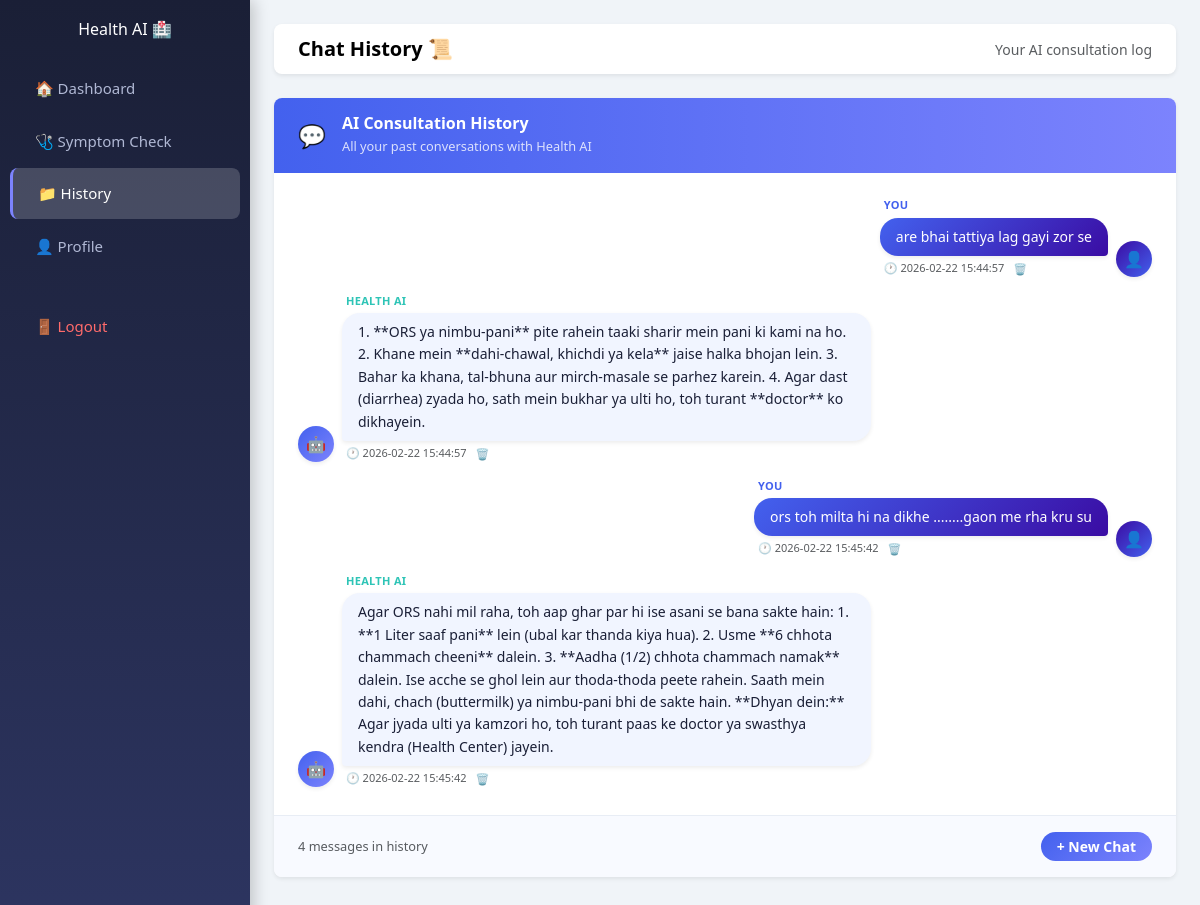
/history (signed in), run on an earlier commit of the app's database.
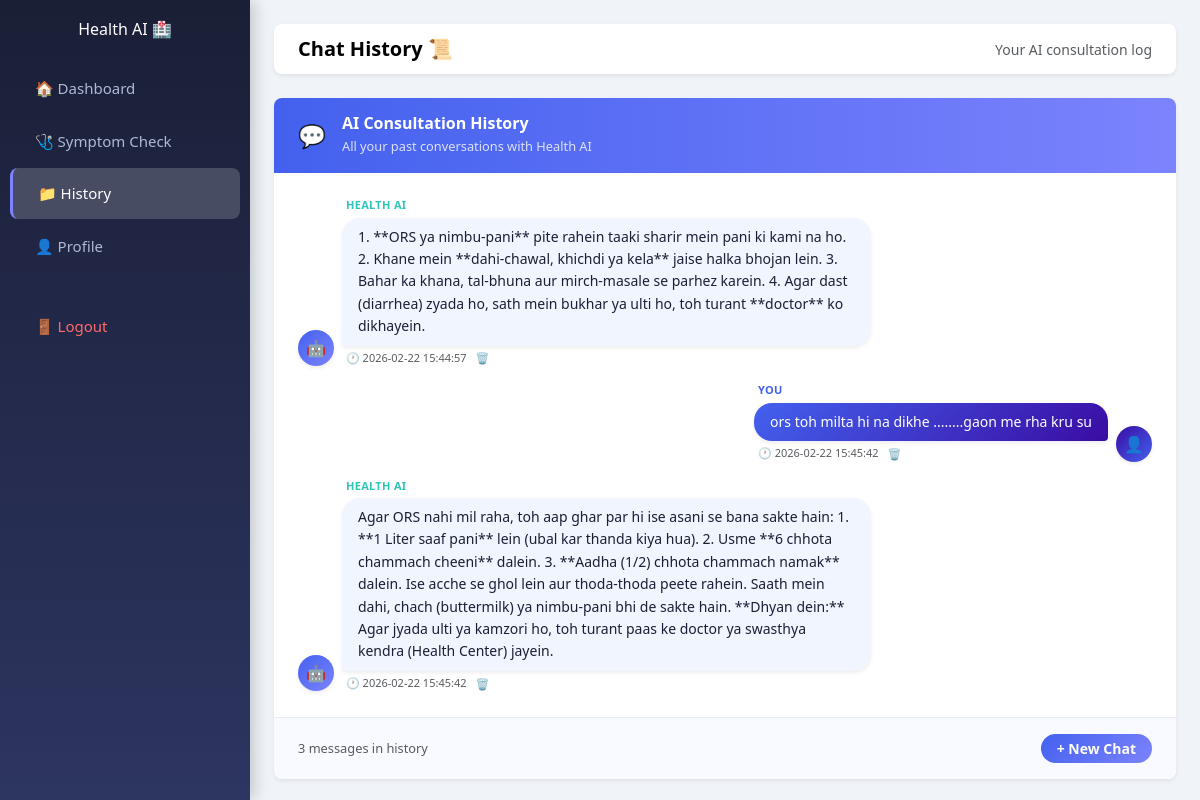
And on a later commit of the database.
### tables this page shows
CREATE TABLE chat_history (
    id INTEGER PRIMARY KEY AUTOINCREMENT,
    user TEXT,
    role TEXT,
    message TEXT,
    created_at TIMESTAMP DEFAULT CURRENT_TIMESTAMP
);

### app.py (the view)
@app.route("/history")
def history():
    if "user_email" not in session:
        return redirect(url_for("login"))
    conn = get_db()
    cursor = conn.cursor()
    cursor.execute("""
        SELECT id, role, message, created_at
        FROM   chat_history
        WHERE  user = ?
        ORDER  BY created_at ASC
    """, (session["user_email"],))
    rows = cursor.fetchall()
    conn.close()
    history_data = []
    for r in rows:
        text = r["message"]
        risk = None
        if r["role"] == "ai":
            risk, text = parse_risk(text)
        history_data.append({
            "id": r["id"],
            "role": r["role"],
            "text": text,
            "risk": risk,
            "time": r["created_at"]
        })
    return render_template("history.html", history=history_data)

### app.py (called while the page is built)
def get_db():
    conn = sqlite3.connect("health.db")
    conn.row_factory = sqlite3.Row   # rows behave like dicts
    return conn

def parse_risk(raw_text):
    match = _RISK_RE.search(raw_text)
    if match:
        level = match.group(1).upper()
        clean = _RISK_RE.sub("", raw_text, count=1).lstrip("\n ").strip()
        return level, clean
    return None, raw_text.strip()

### templates/history.html (shortened to what this page needs)
<!DOCTYPE html>
<html lang="en">
<head>
    <link href="https://cdn.jsdelivr.net/npm/bootstrap@5.3.0/dist/css/bootstrap.min.css" rel="stylesheet">
    <script src="https://cdn.tailwindcss.com"></script>
</head>
<body>
    <div class="sidebar">
        <h3 class="text-center text-white mb-4 px-3">Health AI 🏥</h3>
        <a href="/dashboard">🏠 Dashboard</a>
        <a href="/predict">🩺 Symptom Check</a>
        <a href="/history" class="active">📁 History</a>
        <a href="/profile">👤 Profile</a>
        <a href="/logout" style="color:#ff6b6b; margin-top:30px;">🚪 Logout</a>
    </div>
    <div class="content">
        <nav class="navbar navbar-light bg-white rounded-3 shadow-sm mb-4 px-4">
            <span class="navbar-brand mb-0 h1 fw-bold">Chat History 📜</span>
            <span class="text-muted small">Your AI consultation log</span>
        </nav>
        <div class="bg-white rounded-3 shadow-sm overflow-hidden">
            <div class="d-flex align-items-center gap-3 px-4 py-3"
                style="background: linear-gradient(to right, #4361ee, #7c83fd);">
                <span style="font-size: 1.4rem;">💬</span>
                <div>
                    <h6 class="text-white fw-bold mb-0">AI Consultation History</h6>
                    <small class="text-white" style="opacity:0.8;">All your past conversations with Health AI</small>
                </div>
            </div>
            <div class="chat-scroll p-4">
                {% for item in history %}
                <div class="d-flex mb-3
                    {% if item.role == 'user' %}
                        justify-content-end
                    {% else %}
                        justify-content-start
                    {% endif %}
                ">
                    {% if item.role != 'user' %}
                    <div class="d-flex align-items-end me-2">
                        <div class="rounded-circle d-flex align-items-center justify-content-center shadow-sm"
                            style="width:36px; height:36px; background: linear-gradient(135deg,#4361ee,#7c83fd); font-size:1rem; flex-shrink:0;">
                            🤖
                        </div>
                    </div>
                    {% endif %}
                    <div style="max-width:62%; word-break:break-word;">
                        <small class="fw-semibold d-block mb-1 px-1"
                            style="color: {% if item.role == 'user' %}#4361ee{% else %}#2ec4b6{% endif %}; font-size: 11px; letter-spacing:0.3px;">
                            {% if item.role == 'user' %}YOU{% else %}HEALTH AI{% endif %}
                        </small>
                        <div class="px-3 py-2 shadow-sm" style="
                                border-radius: {% if item.role == 'user' %}18px 18px 4px 18px{% else %}18px 18px 18px 4px{% endif %};
                                background: {% if item.role == 'user' %}linear-gradient(135deg, #4361ee, #3a0ca3){% else %}#f1f5ff{% endif %};
                                color: {% if item.role == 'user' %}#ffffff{% else %}#1a1f36{% endif %};
                                font-size: 14px; line-height: 1.6;
                             ">
                            {{ item.text }}
                        </div>
                        <div class="d-flex align-items-center gap-2 mt-1 px-1">
                            <small class="text-muted" style="font-size:11px;">
                                🕐 {{ item.time }}
                            </small>
                            <button type="button"
                                class="btn btn-link p-0 text-danger"
                                style="font-size:11px; line-height:1; text-decoration:none;"
                                data-bs-toggle="modal"
                                data-bs-target="#deleteChatModal"
                                data-chat-id="{{ item.id }}"
                                title="Delete message">
                                🗑️
                            </button>
                        </div>
                    </div>
                    {% if item.role == 'user' %}
                    <div class="d-flex align-items-end ms-2">
                        <div class="rounded-circle d-flex align-items-center justify-content-center shadow-sm"
                            style="width:36px; height:36px; background: linear-gradient(135deg,#3a0ca3,#4361ee); font-size:1rem; flex-shrink:0;">
                            👤
                        </div>
                    </div>
                    {% endif %}
                </div>
                {% endfor %}
            </div>
            <div class="px-4 py-3 d-flex justify-content-between align-items-center"
                style="border-top: 1px solid #e8edf5; background:#f8faff;">
                <small class="text-muted">
                    {% if history %}
                    {{ history | length }} message{{ 's' if history | length != 1 else '' }} in history
                    {% else %}
                    No messages yet
                    {% endif %}
                </small>
                <a href="/predict" class="btn btn-sm fw-semibold px-3"
                    style="background: linear-gradient(135deg,#4361ee,#7c83fd); color:#fff; border-radius:20px; border:none;">
                    + New Chat
                </a>
            </div>
        </div>
    </div>
</body>
</html>

### templates/history.html (style rules this page uses)
body { background-color: #f0f4f8; font-family: 'Segoe UI', sans-serif; }
.sidebar { height: 100vh; position: fixed; top: 0; left: 0; width: 250px; background: linear-gradient(180deg, #1a1f36, #2d3561); padding-top: 20px; box-shadow: 4px 0 15px rgba(0, 0, 0, 0.2); }
.sidebar a { padding: 14px 25px; text-decoration: none; font-size: 15px; color: #b0b8d4; display: block; border-radius: 8px; margin: 2px 10px; transition: all 0.2s; }
.sidebar a.active { color: #fff; background-color: rgba(255, 255, 255, 0.18); border-left: 3px solid #7c83fd; }
.content { margin-left: 250px; padding: 24px; }
.chat-scroll { max-height: 68vh; overflow-y: auto; scrollbar-width: thin; scrollbar-color: #c7d2fe transparent; }

What changed in the data, as far as the page shows it:
removed chat_history: role "YOU", text "are bhai tattiya lag gayi zor se", time "2026-02-22 15:44:57", {{ item.id }} 1 (drawn)
Also different on the page:
{{ history | length }}: "4" → "3"
